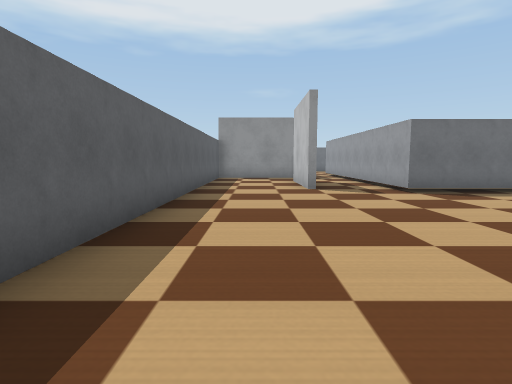
view 1 (above)

19 first-person views from a walk through a Webots world. The camera is 0.72 m above the floor, tilts 6° down and sees 80° across. The floor is counted in squares, 1 m on a side. Each view is taken from the middle of a square. On the plan, view 1 faces up. The plan holds only what a view shows up to about 10 squares ahead; the rest is blank. Robots are left out. Webots' stock objects and surfaces are drawn as simple stand-ins.

view 2
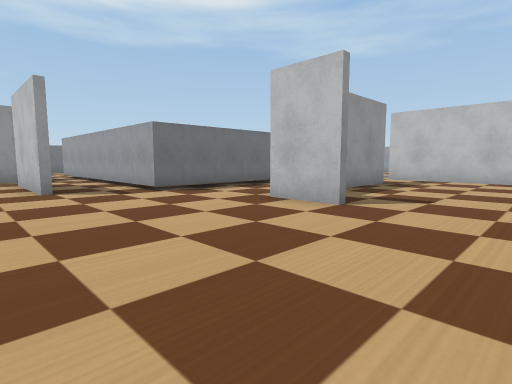

view 3
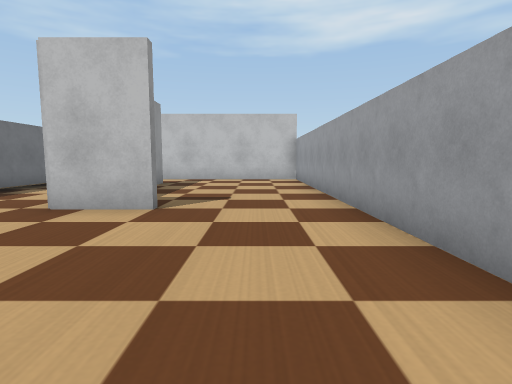

view 4
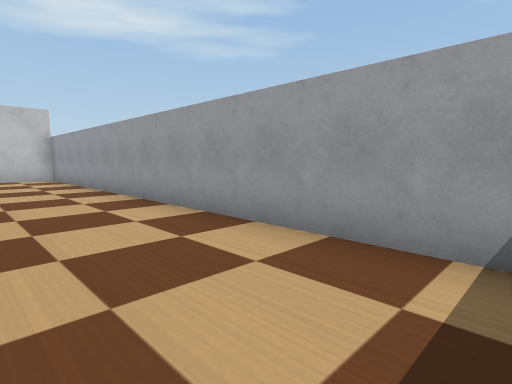

view 5
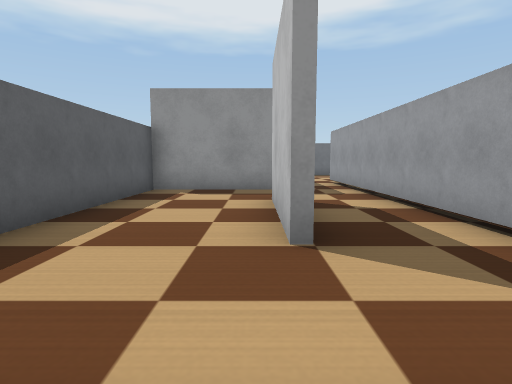

view 6
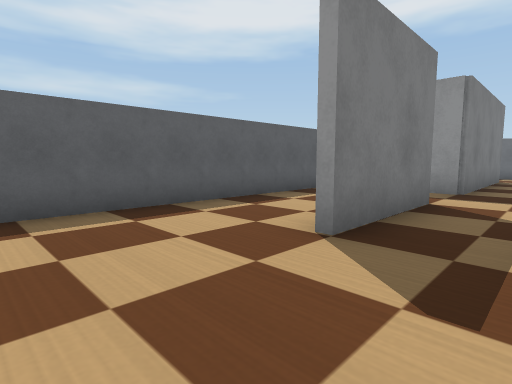

view 7
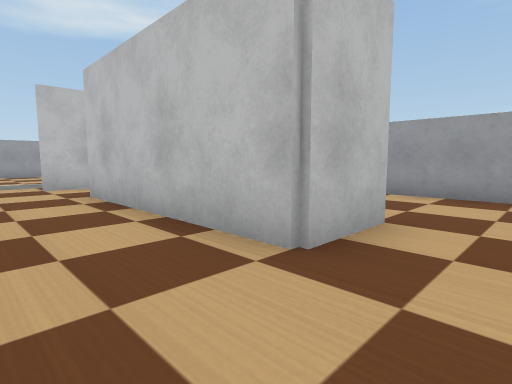

view 8
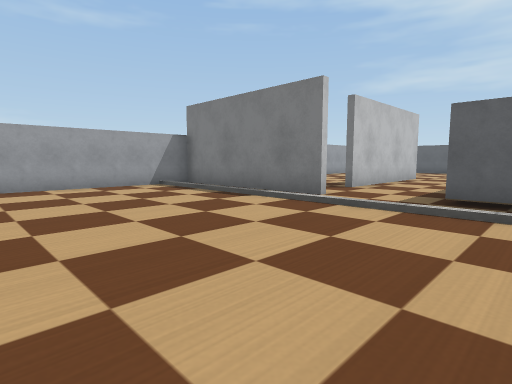

view 9
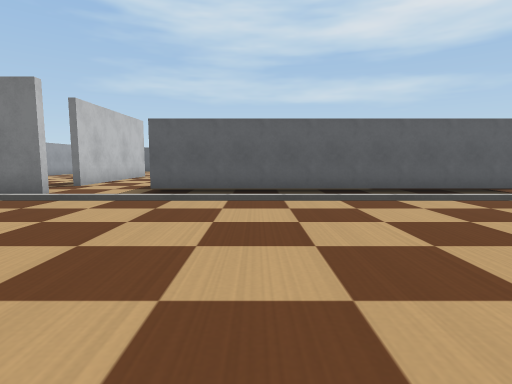

view 10
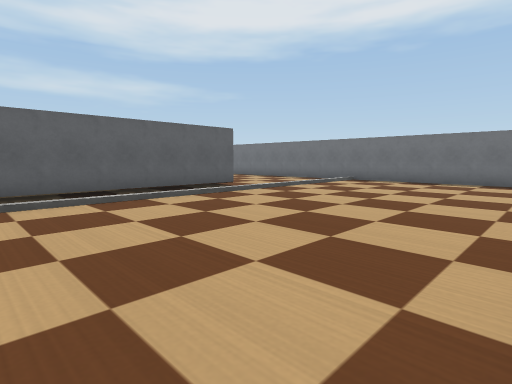

view 11
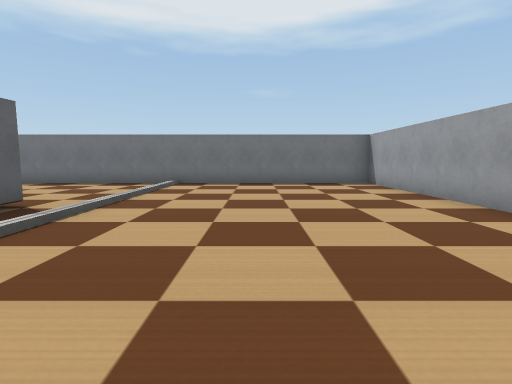

view 12
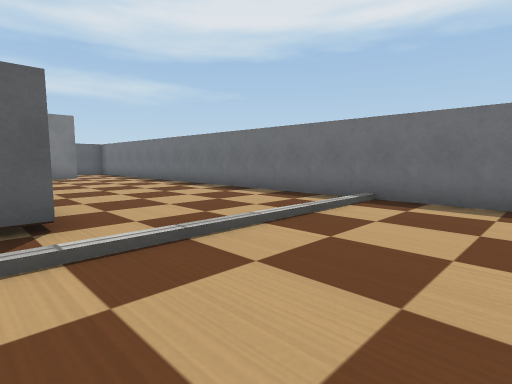

view 13
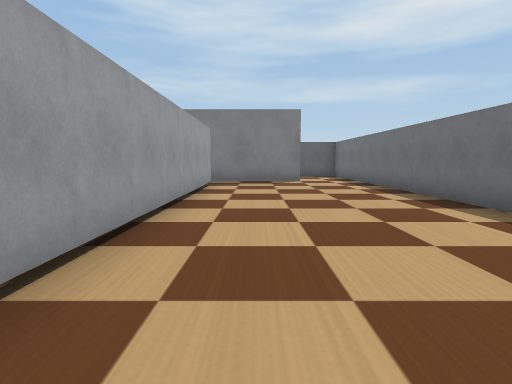

view 14
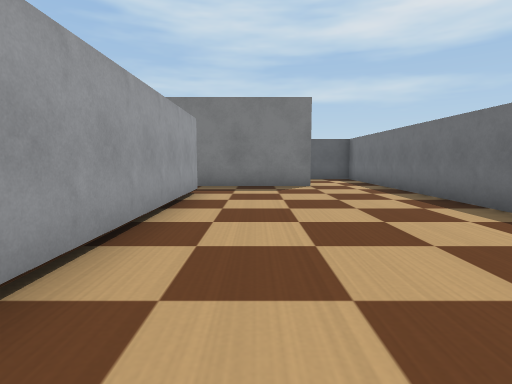

view 15
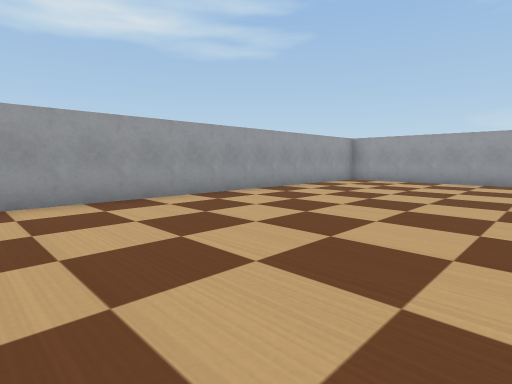

view 16
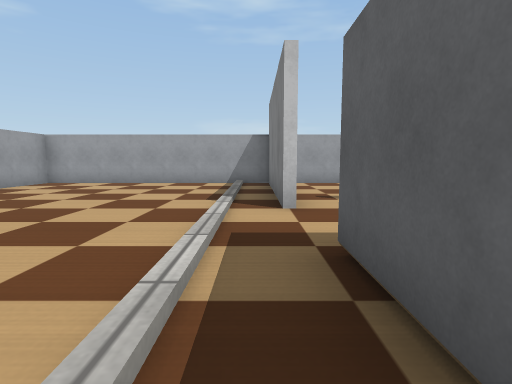

view 17
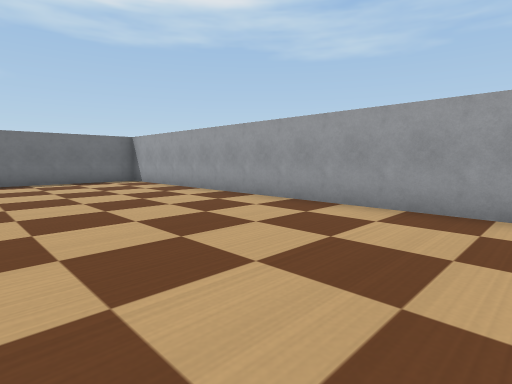

view 18
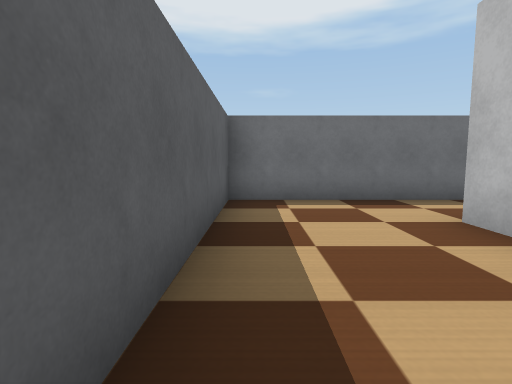

view 19
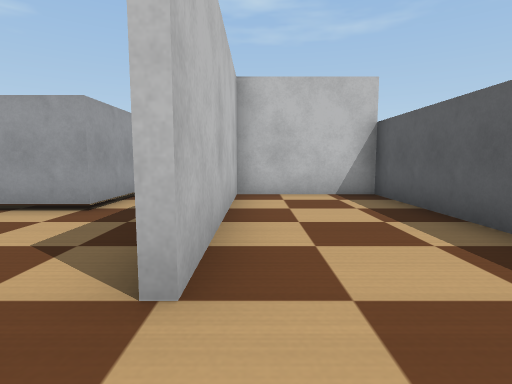

### Floor plan
Points are (right, up) in squares from view 1. A wall is a line through its corners. A room is listed if a view was taken in it or the views show most of it. See-through windows are left out.
Room 1 (views 1, 2, 3, 4, 5, 6, 7)
walls: (4.4, 2.4) (4.4, 4.1); (4.4, 6.7) (3.4, 6.7) (3.4, 14.7); (1.4, 7.5) (1.4, 10.6); (-0.9, -0.5) (10.8, -0.5); (9.5, 3.9) (7.1, 3.9); (1.5, 10.6) (1.5, 7.5); (-1.5, 12) (-1.5, 1.6); (11.4, 0.1) (11.4, 4.5); (1.5, 14.4) (1.5, 12.4) (-1.5, 12.4)
ways out: opening at (3, 14) to room 2; opening at (4, 5.5) to room 2; opening at (10.5, 4) to room 2
Room 2 (views 8, 9, 10, 11, 12, 13, 14, 15, 16, 17)
walls: (11.4, 14.8) (11.4, 6.6); (8.4, 6.7) (4.4, 6.7); (11.6, 4.6) (11.6, -0.5) (18.5, -0.5) (18.5, 19.5) (1.5, 19.5); (3.4, 14.7) (10.6, 14.7); (4.4, 4.1) (9.5, 4.1); (1.5, 17.6) (1.5, 14.4)
ways out: opening at (3, 14) to room 1; opening at (4, 5.5) to room 1; opening at (10.5, 4) to room 1; opening at (2, 18.5) to room 3
Room 3 (views 18, 19)
walls: (-1.6, 12.6) (1.4, 12.6) (1.4, 17.5); (1.5, 19.5) (-1.5, 19.5) (-1.5, 12)
ways out: opening at (2, 18.5) to room 2

Where each view was taken, in squares from view 1:
view 1: 0 up, 0 right, facing up
view 2: 0 up, 0 right, facing up-right
view 3: 1 up, 0 right, facing right
view 4: 2 up, 1 left, facing down-right
view 5: 5 up, 1 right, facing up
view 6: 5 up, 3 right, facing up-left
view 7: 6 up, 3 right, facing down-right
view 8: 8 up, 17 right, facing down-left
view 9: 9 up, 18 right, facing left
view 10: 9 up, 18 right, facing up-left
view 11: 10 up, 15 right, facing up
view 12: 14 up, 15 right, facing up-left
view 13: 16 up, 12 right, facing left
view 14: 16 up, 10 right, facing left
view 15: 10 up, 13 right, facing down-right
view 16: 9 up, 12 right, facing down
view 17: 9 up, 14 right, facing up-right
view 18: 14 up, 1 left, facing up
view 19: 19 up, 1 right, facing down
